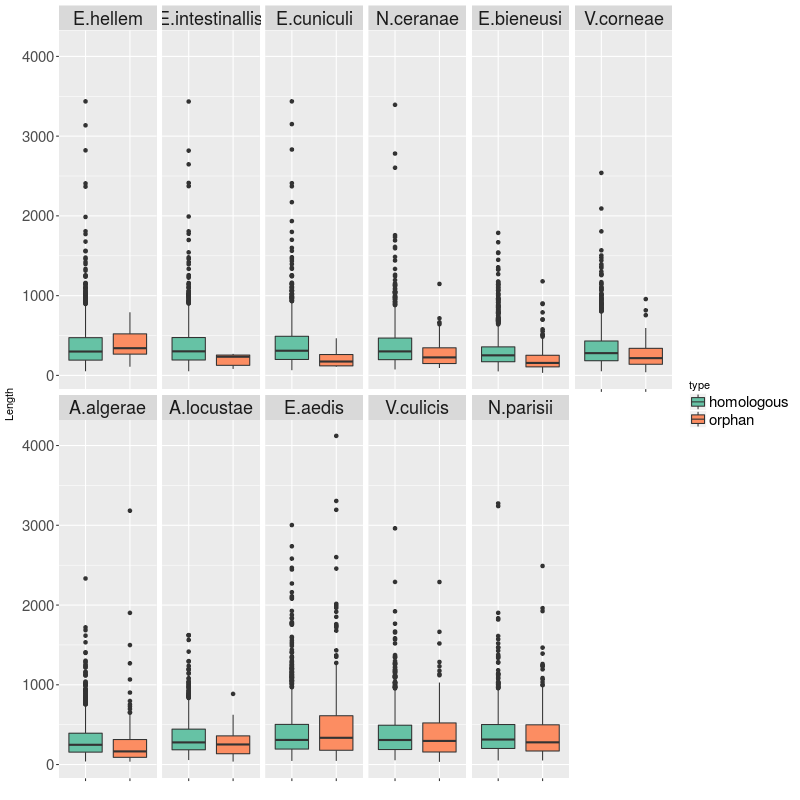

This figure's R source:
setwd("/home/vinh/Desktop/data/project/iniAnalysis/results/lengthTest")
data <- read.table("/home/vinh/Desktop/data/project/iniAnalysis/results/lengthTest/Pfam_homologous_vs_orphan.LEN.list", sep='\t',header=T)

library(ggplot2)
library(reshape2) # for melt
library(RColorBrewer)

data$taxon <- ordered(data$taxon, levels = c("E.hellem","E.intestinallis","E.cuniculi","N.ceranae","E.bieneusi","V.corneae","A.algerae","A.locustae","E.aedis","V.culicis","N.parisii"))

png("/home/vinh/Desktop/data/project/iniAnalysis/results/lengthTest/Pfam_homologous_vs_orphan.LEN.png", width=800, height=800)

p = ggplot(data, aes(x=type, y=length,fill=type))+
    geom_boxplot()+
    facet_wrap(~taxon,ncol=6,nrow=2)+
    theme_set(theme_gray(base_size = 18)
)

p = p+labs(x="", y="Length")
p = p+theme(axis.text.x = element_blank(),axis.text.y = element_text(size=15),strip.text.x = element_text(size = 18),legend.text=element_text(size=15))
p = p + scale_fill_brewer(palette="Set2")
p
dev.off()
